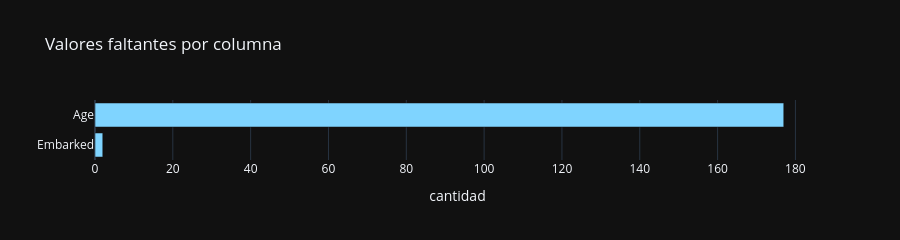

Notebook cell for this chart:
### Code cell
# 2.2 Valores faltantes
na = df.isna().sum(); na = na[na > 0].sort_values()
if len(na):
    display(pd.DataFrame({'faltantes': na[::-1], '%': (na[::-1]/len(df)*100).round(2)}))
    fig = px.bar(x=na.values, y=na.index, orientation='h',
                 labels={'x': 'cantidad', 'y': ''}, title='Valores faltantes por columna')
    fig.update_traces(marker_color=PRIMARY); fig.update_layout(height=80+34*len(na)); fig.show()
else:
    print('Sin valores faltantes.')

### Figure 1 — Plotly figure (JSON) as saved in the notebook; plotly's stock layout.template omitted (floating-point values rounded to 4 significant figures)
{"data": [{"hovertemplate": "cantidad=%{x}<br>=%{y}<extra></extra>", "legendgroup": "", "marker": {"color": "#7fd4ff", "pattern": {"shape": ""}}, "name": "", "orientation": "h", "showlegend": false, "textposition": "auto", "type": "bar", "x": [2, 177], "xaxis": "x", "y": ["Embarked", "Age"], "yaxis": "y"}], "layout": {"barmode": "relative", "height": 148, "legend": {"tracegroupgap": 0}, "title": {"text": "Valores faltantes por columna"}, "xaxis": {"anchor": "y", "domain": [0.0, 1.0], "title": {"text": "cantidad"}}, "yaxis": {"anchor": "x", "domain": [0.0, 1.0], "title": {"text": ""}}}}
